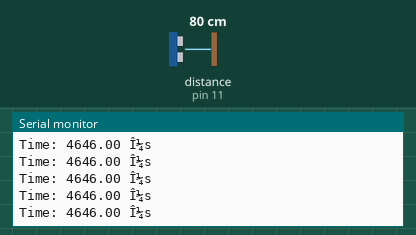
This sketch was run on a simulated Arduino Uno, built with avr-gcc and run on an emulated ATmega328P. On the bench: the last lines printed to the serial monitor. Wiring (inferred from the names in the program): ultrasonic range finder: trigger pin 10; echo pin 11. The test bench sets the inputs (shaded band); at power-on: distance to the obstacle (sensor on pin 11) 80 cm. The echo pulse lasts 58.3 µs per cm.

Above: at 1.2 s.
1.3 s: distance to the obstacle (sensor on pin 11) set to 35 cm
At 1.6 s:
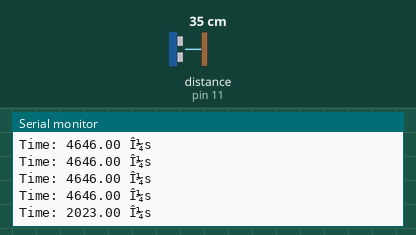
4.3 s: distance to the obstacle (sensor on pin 11) set to 2 cm
At 4.44 s:
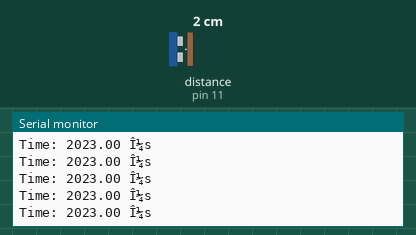
Timing chart, 0 to 7.3 s (numbered marks = the images above; inputs shaded):
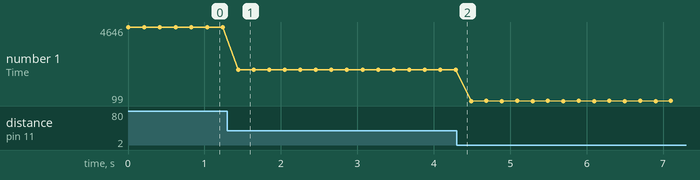

Measured:
- after the input at 1.3 s, the serial monitor: prints a new line after 0.14 s (image 1)
- plotted number 1: 4646 → 2023 after the input at 1.3 s, 2023 → 99 after the input at 4.3 s

The sketch:

project10.0.ino
```cpp
#include "arduino_secrets.h"

#define TRIG_PIN 10
#define ECHO_PIN 11

float duration, distance;

void setup() {
  pinMode(TRIG_PIN, OUTPUT);
  pinMode(ECHO_PIN, INPUT);
  Serial.begin(9600);
}

void loop() {
  digitalWrite(TRIG_PIN, LOW);
  delayMicroseconds(2);
  digitalWrite(TRIG_PIN, HIGH);
  delayMicroseconds(10);
  digitalWrite(TRIG_PIN, LOW);

  duration = pulseIn(ECHO_PIN, HIGH);

  Serial.print("Time: ");
  Serial.print(duration);
  Serial.println(" Î¼s");

  delay(200);
}
```

arduino_secrets.h
```cpp

```
